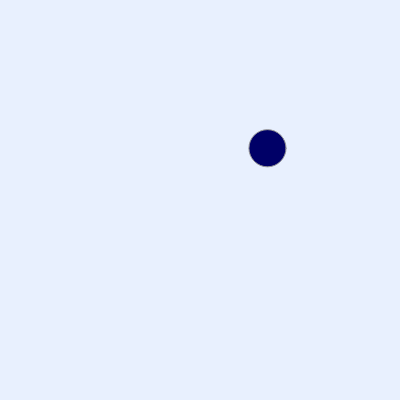
Frame 1 (no input)
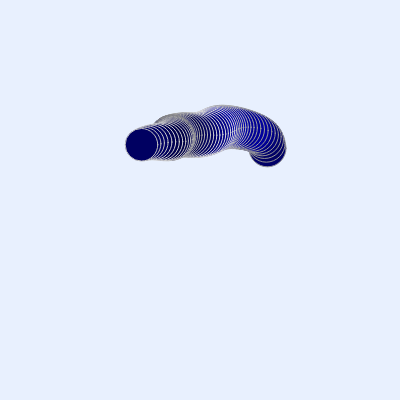
Frame 60 (no input)
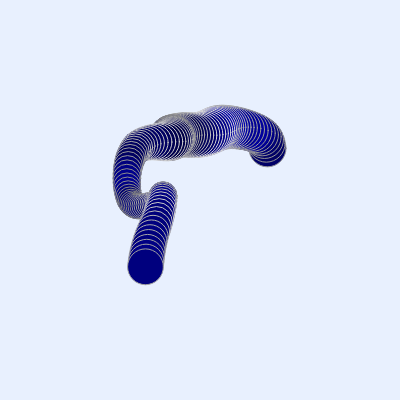
Frame 120 (the mouse pressed at the canvas centre since frame 60)

The p5.js sketch that drew these frames (run headless with seeded random() and noise() and a simulated clock; from frame 60 on, the mouse is pressed at the canvas centre):

// p5.js sketch
// ── sketch.js
let x = 200;
let y = 200;
let r = 10;
let b = 0;
let s = 0;

function setup() {
  createCanvas(400, 400);
  background(232, 240, 254);
}

function draw() {
  x = map(noise(frameCount * 0.01), 0, 1, 0, 400);
  y = map(noise(frameCount * 0.01 + 123.4567), 0, 1, 0, 400);
  r = map(noise(frameCount * 0.01 + 456.789), 0, 1, 1, 100);
  b = map(noise(frameCount * 0.06 + 789.0123), 0, 1, 0, 255);
  s = map(noise(frameCount * 0.06 + 123.4567), 0, 1, 100, 255);

  stroke(s);
  fill(0, 0, b);
  circle(x, y, r);
}
// ── style.css
html, body {
  margin: 0;
  padding: 0;
}
canvas {
  display: block;
}
.btn-reload {
  position: fixed;
  bottom: 0;
  right: 0;
  font-size: 24px;
}
